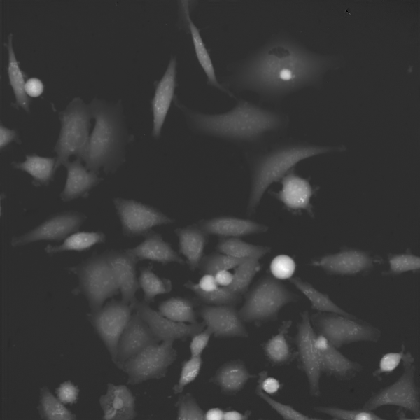
%> input picture data/qpi15.tif, 420 x 420 px, shrunk from 600 x 600 before the run
$ octave run_example_nondense.m   (GNU Octave 9; MATLAB toolbox functions it lacks are replaced by stand-ins)
%> lines starting %> are read from the running program, lines starting %| are printed output that depends on the picture; in (x1, y1, x2, y2) boxes, pixels count from 0 and x2, y2 are one past the last pixel; in counts of white or black regions, pixels touching at a corner belong together; the program's own positions count from 1
### utils/conv2_spec_symetric.m
function y=conv2_spec_symetric(x,h)

%Input:
%       x: input image
%       h: convolution mask


%Output:
%       y: result image


%Composed by Tomas Vicar 24/05/2018,
% Department of Biomedical Engineering, Brno University of Technology
% vicar@fee.vutbr.cz


%fast spectral domain convolution


n=floor(size(h,1)/2);
m=floor(size(h,2)/2);
x = padarray(x,[n m],'symmetric');

y=real(ifft2(fft2(x,size(x,1),size(x,2)).*fft2(h,size(x,1),size(x,2))));
y=circshift(y,floor(-1*[size(h)]/2));

y=y(n+1:end-n,m+1:end-m);


end

### example_matlab/IIT.m
function segm=IIT(I,lambda,sigmas,min_mass,min_hole,T_bg,h)


I_bg=I;

conn=4;
gamma=2;

log_map=zeros([size(I) length(sigmas)]);
for k=1:length(sigmas)
    %%% for multiscale aproach

    sig=sigmas(k);
    filter_size= 2*ceil(3*sig)+1;
    hn=(sig.^gamma)*fspecial('log', filter_size, sig);


    pom=conv2_spec_symetric(I,hn);
    log_map(:,:,k)=pom;


end
log_map=-min(log_map,[],3);

I=I+lambda*log_map;


bin=I>T_bg;
% bin =  bwareaopen(bin,min_size);
bin=mass_filt(bin,I_bg+T_bg,min_mass,conn);
bin =  ~bwareaopen(~bin,min_hole);


L=uint16(bwlabel(bin));
max_L=max(L(:));
region_nums=1:max_L;
for T=T_bg:0.03:max(I(:))

    bin=I>T;
%     bin =  bwareaopen(bin,min_size);
    bin=mass_filt(bin,I_bg+T_bg,min_mass,conn);
    s = regionprops(bin,'Centroid');
    centroids = round(cat(1,s(:).Centroid));
    sz=size(I);
    centroids_bin=zeros(size(I));
    try
        centroids_bin(sub2ind(sz,centroids(:,2),centroids(:,1)))=1;
    end
    LL=bwlabel(bin);

    s = regionprops(L,centroids_bin,'MeanIntensity','Area');
    cents_num = cat(1,s(:).MeanIntensity).*cat(1,s(:).Area);
    cents_num_tmp=zeros(size(cents_num));
    cents_num_tmp(region_nums)=cents_num(region_nums)>1;
    region_nums_tmp=find(cents_num_tmp)';

    for region_num=region_nums_tmp
        u=unique(LL(L==region_num));
        u(u==0)=[];
        if length(u)>1
            region_nums(region_nums==region_num)=[];

            for k=1:length(u)
                max_L=max_L+1;
                L(LL==u(k))=max_L;
                region_nums=[region_nums,max_L];
            end
        end
    end
end

nucs=false(size(I));
for k=region_nums
    nucs(L==k)=1;
end
D=bwdist(~nucs);
D=imhmin(-D,h);
w=watershed(D);
nucs_tmp=nucs&w>0;
% removed=nucs_tmp-bwareaopen(nucs_tmp,min_size);
removed=nucs_tmp-mass_filt(nucs_tmp,I_bg+T_bg,min_mass,conn);
removed=imdilate(removed,ones(3)).*nucs;
nucs=nucs_tmp|removed;

w = imimposemin(-I, nucs);
w=watershed(w)>0;
bin=I_bg>T_bg;
% bin =  bwareaopen(bin,min_size);
bin=mass_filt(bin,I_bg+T_bg,min_mass,conn);
bin =  ~bwareaopen(~bin,min_hole);
segm=w.*bin;

### utils/mass_filt.m
function b=mass_filt(b,I,tresh,conn)

L=bwlabel(b>0,conn);
p = regionprops('table',L,I,'MeanIntensity','Area','PixelIdxList');

% mass=cat(1,p.MeanIntensity).*cat(1,p.MeanIntensity);

p=p(find((p.Area.*p.MeanIntensity)>tresh),:);

b=false(size(b));
% p=p{:,{'PixelList'}};

% p=cellfun()
if ~isempty(p)
    p=cat(1,p.PixelIdxList{:});
    b(p)=1;
end


end

### example_matlab/run_example_nondense.m
clc;clear all;close all force;
addpath('utils')
addpath('../evaluation_mess')

colormap_cells=[1 0 0;0 1 0;0 0 1;0.8314 0.8314 0.0588;1 0 1;1,0.5,0;0.00,1.00,1.00;0.45,0.00,0.08];
contour_line_width=1.5;
N=size(colormap_cells,1);
norm=[-0.3,2];


I=imread('../data/qpi15.tif');
%> I is the input picture: size 420x420 single; min -0.732, max 3.35, mean 0.173
GT=imread('../data/qpi15_maska.png');
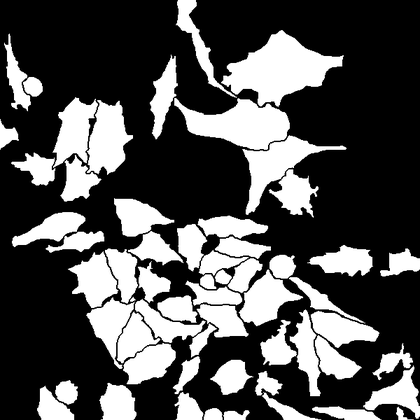
%> input picture data/qpi15_maska.png, 420 x 420 px, shrunk from 600 x 600 before the run
%> GT is the input picture: size 420x420 uint8; min 0, max 255, mean 82.6


I=I(100:end,:);
%> I: size 321x420 single
GT=GT(100:end,:);
%> GT: size 321x420 uint8


% min_mass=69.208 ;
%
% T_bg=0.05;
% min_hole=60;
%
%
% segmetnation=IT(I,min_mass,min_hole,T_bg);


sigma=2.0376;
lambda=8.118;
min_mass=118.35;
h=2.7024;

T_bg=0.05;
min_hole=60;

segmetnation=IIT(I,lambda,sigma,min_mass,min_hole,T_bg,h);
%> in IIT, `log_map=-min(log_map,[],3);`:
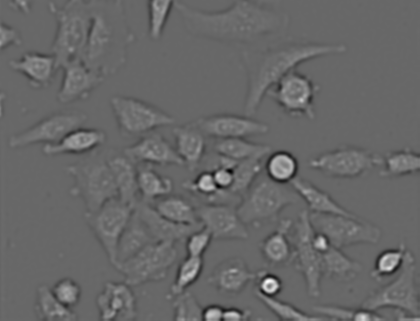
%> log_map: size 321x420 double; min -0.506, max 0.736, mean 4.04e-05; drawn with min black and max white
%> in IIT, `bin=I>T_bg;`:
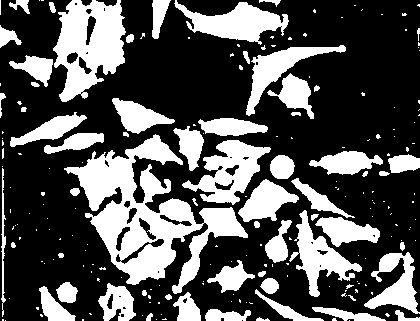
%> bin: size 321x420 logical; 33.1% white; 210 white regions (149 under 20 px), largest, box (x1, y1, x2, y2) and area: (64, 134, 248, 294) 10545, (53, 0, 126, 102) 4669, (182, 140, 271, 205) 2591
%> in mass_filt, `L=bwlabel(b>0,conn);`:
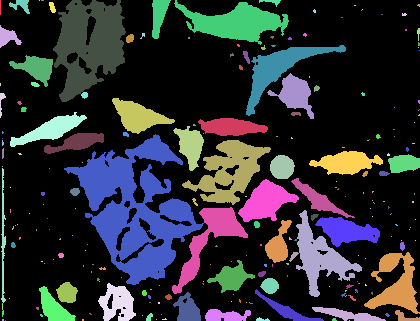
%> L: size 321x420 double; 229 distinct labels, from 0 to 228; one colour per label, 0 black
%> in mass_filt, `p = regionprops('table',L,I,'MeanIntensity','Area','PixelIdxList');`: p = 228 regions; largest, Area and MeanIntensity: 8797 0.531, 4633 0.419, 2591 0.813, 2425 0.366, 1996 0.584
%> in mass_filt, `p=p(find((p.Area.*p.MeanIntensity)>tresh),:);`: p = 33 regions; largest, Area and MeanIntensity: 8797 0.531, 4633 0.419, 2591 0.813, 2425 0.366, 1996 0.584
%> in mass_filt, `p=cat(1,p.PixelIdxList{:});`: p = 248 values from 26 to 6784
%> in mass_filt, `b(p)=1;`:
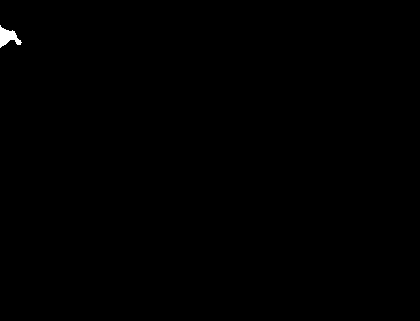
%> b: size 321x420 logical; 0.18% white; 1 white region, box (x1, y1, x2, y2) and area: (0, 25, 22, 48) 248
%> in IIT, `max_L=max(L(:));`: max_L = 1
%> the loop in IIT, `for T=T_bg:0.03:max(I(:))` made 271 passes
%> (T, centroids, cents_num) on passes 1 to 3: (0.05, [9 38], 1), (0.08, [8 38], 1), (0.11, [8 38], 1)
%> pass 2, in mass_filt (call 3), `L=bwlabel(b>0,conn);`:
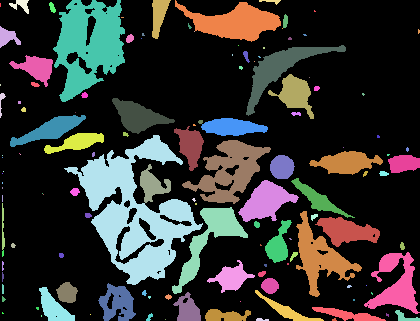
%> L: size 321x420 double; 129 distinct labels, from 0 to 128; one colour per label, 0 black
%> after the loop in IIT, `for T=T_bg:0.03:max(I(:))`: centroids_bin: size 321x420 double; every value is 0
%> the loop in IIT, `for k=region_nums` made 1 pass
%> in IIT, `D=imhmin(-D,h);`:
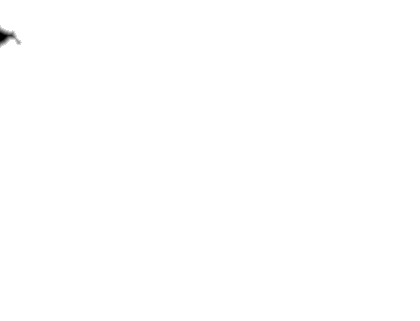
%> D: size 321x420 single; min -6.24, max 0, mean -0.00563; drawn with min black and max white
%> in IIT, `w=watershed(D);`: w: size 321x420 uint8; every value is 1
%> the run ends on the next line
